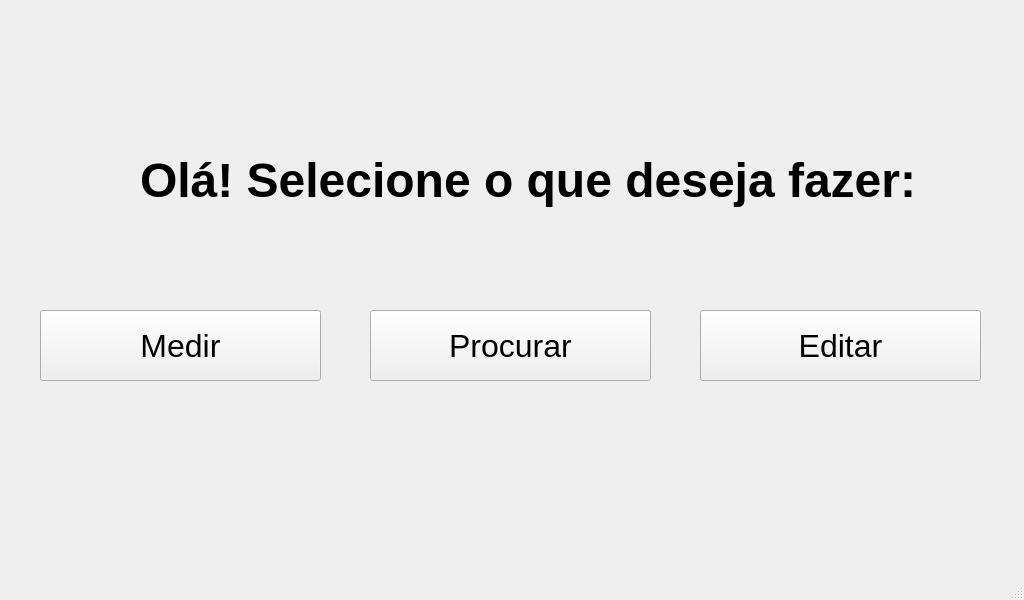
<?xml version="1.0" encoding="UTF-8"?>
<ui version="4.0">
 <class>MainWindow</class>
 <widget class="QMainWindow" name="MainWindow">
  <property name="geometry">
   <rect>
    <x>0</x>
    <y>0</y>
    <width>1024</width>
    <height>600</height>
   </rect>
  </property>
  <property name="windowTitle">
   <string>TCC Cubagem</string>
  </property>
  <property name="layoutDirection">
   <enum>Qt::LeftToRight</enum>
  </property>
  <property name="autoFillBackground">
   <bool>false</bool>
  </property>
  <widget class="QWidget" name="centralwidget">
   <widget class="QLabel" name="label">
    <property name="geometry">
     <rect>
      <x>140</x>
      <y>150</y>
      <width>811</width>
      <height>61</height>
     </rect>
    </property>
    <property name="font">
     <font>
      <family>Arial</family>
      <pointsize>18</pointsize>
      <weight>75</weight>
      <bold>true</bold>
      <underline>false</underline>
      <strikeout>false</strikeout>
      <kerning>true</kerning>
     </font>
    </property>
    <property name="text">
     <string>&lt;html&gt;&lt;head/&gt;&lt;body&gt;&lt;p&gt;&lt;span style=&quot; font-size:36pt;&quot;&gt;Olá! Selecione o que deseja fazer:&lt;/span&gt;&lt;/p&gt;&lt;/body&gt;&lt;/html&gt;</string>
    </property>
   </widget>
   <widget class="QPushButton" name="editarButton">
    <property name="geometry">
     <rect>
      <x>700</x>
      <y>310</y>
      <width>281</width>
      <height>71</height>
     </rect>
    </property>
    <property name="font">
     <font>
      <family>Arial</family>
      <pointsize>24</pointsize>
     </font>
    </property>
    <property name="text">
     <string>Editar</string>
    </property>
   </widget>
   <widget class="QPushButton" name="medirButton">
    <property name="geometry">
     <rect>
      <x>40</x>
      <y>310</y>
      <width>281</width>
      <height>71</height>
     </rect>
    </property>
    <property name="font">
     <font>
      <family>Arial</family>
      <pointsize>24</pointsize>
     </font>
    </property>
    <property name="text">
     <string>Medir</string>
    </property>
   </widget>
   <widget class="QPushButton" name="procurarButton">
    <property name="geometry">
     <rect>
      <x>370</x>
      <y>310</y>
      <width>281</width>
      <height>71</height>
     </rect>
    </property>
    <property name="font">
     <font>
      <family>Arial</family>
      <pointsize>24</pointsize>
     </font>
    </property>
    <property name="text">
     <string>Procurar</string>
    </property>
   </widget>
  </widget>
  <widget class="QMenuBar" name="menubar">
   <property name="geometry">
    <rect>
     <x>0</x>
     <y>0</y>
     <width>1024</width>
     <height>21</height>
    </rect>
   </property>
  </widget>
  <widget class="QStatusBar" name="statusbar"/>
 </widget>
 <resources/>
 <connections/>
</ui>
